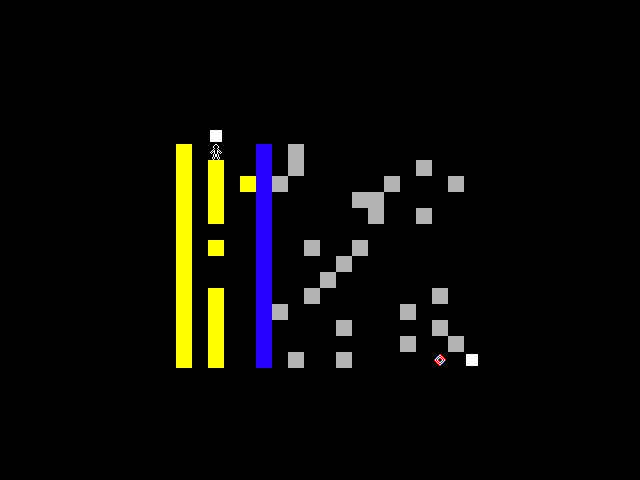

Tiled map render using the project's own tile images. Description and the map definition, with tile-layer contents summarised, below:
An orthogonal 40x30 tile map with 16x16 px tiles, 5 tile layers (tiles, pieces, pieces2, pieces3, ...) and 24 objects.

<map version="1.10" tiledversion="1.11.0" orientation="orthogonal" renderorder="right-down" width="40" height="30" tilewidth="16" tileheight="16" infinite="0" nextlayerid="8" nextobjectid="46">
 <tileset firstgid="1" name="tiles" tilewidth="16" tileheight="16" tilecount="81" columns="9">
  <image source="tiles.png" width="144" height="144" />
 </tileset>
 <layer id="1" name="tiles" width="40" height="30">
  <data>[1200 cells, 90 non-empty, 4 distinct tile ids]</data>
 </layer>
 <layer id="2" name="pieces" width="40" height="30">
  <data>[1200 cells, 49 non-empty, 5 distinct tile ids]</data>
 </layer>
 <layer id="6" name="pieces2" width="40" height="30">
  <data>[1200 cells, 0 non-empty, 0 distinct tile ids]</data>
 </layer>
 <layer id="7" name="pieces3" width="40" height="30">
  <data>[1200 cells, 0 non-empty, 0 distinct tile ids]</data>
 </layer>
 <layer id="3" name="actors" width="40" height="30">
  <data>[1200 cells, 1 non-empty, 1 distinct tile ids]</data>
 </layer>
 <objectgroup id="5" name="connectors">
  <object id="21" x="247.333" y="150.667">
   <polyline points="-61.3333,1.33333 53,-3" />
  </object>
  <object id="23" x="250.667" y="167.667">
   <polyline points="-66,2.33333 41.3333,0.333333" />
  </object>
  <object id="24" x="252.333" y="172">
   <polyline points="-36,-4.66667 174,-6.33333" />
  </object>
  <object id="25" x="248.667" y="183">
   <polyline points="-63.6667,1 35.3333,0" />
  </object>
  <object id="26" x="208" y="187.35">
   <polyline points="7.63636,0.545455 187.666,-3.03386" />
  </object>
  <object id="27" x="245.667" y="187.667">
   <polyline points="0,0 213.333,-2" />
  </object>
  <object id="28" x="248.333" y="200.667">
   <polyline points="-65.6364,-0.909091 109.667,-4" />
  </object>
  <object id="29" x="243.333" y="204">
   <polyline points="-29,-6.5 134.667,-7" />
  </object>
  <object id="30" x="249" y="214">
   <polyline points="-67,-1.33333 125.667,5.33333" />
  </object>
  <object id="31" x="245" y="218.333">
   <polyline points="-29.6667,1 181.667,-1" />
  </object>
  <object id="32" x="247.667" y="247.333">
   <polyline points="-63.6667,1.66667 63,-2.33333" />
  </object>
  <object id="33" x="251.667" y="250.667">
   <polyline points="-33.6667,0 111.333,-0.333333" />
  </object>
  <object id="34" x="248.667" y="296">
   <polyline points="-65,-1 60.6667,0" />
  </object>
  <object id="35" x="243.667" y="298.333">
   <polyline points="-28.3333,0.333333 200,-4.66667" />
  </object>
  <object id="36" x="248.667" y="313.667">
   <polyline points="-67.3333,2 35.6667,-0.333333" />
  </object>
  <object id="37" x="244.667" y="309.667">
   <polyline points="-31.3333,0.666667 165.667,3" />
  </object>
  <object id="38" x="247.667" y="326">
   <polyline points="-66.3333,0.666667 93.6667,-2" />
  </object>
  <object id="39" x="250.333" y="330.333">
   <polyline points="-33.3333,1 191,-0.666667" />
  </object>
  <object id="40" x="253.333" y="343.333">
   <polyline points="-69.4545,0.363636 155.333,2" />
  </object>
  <object id="41" x="244.667" y="341.667">
   <polyline points="-29.2727,4.90909 214,4.33333" />
  </object>
  <object id="42" x="248.667" y="360.667">
   <polyline points="-64.6667,-0.666667 93.3333,1.33333" />
  </object>
  <object id="43" x="249" y="264">
   <polyline points="-64.3333,-0.333333 97,-1.66667" />
  </object>
  <object id="44" x="248.333" y="281.667">
   <polyline points="-64.6667,-0.666667 81,-2.66667" />
  </object>
  <object id="45" x="218.667" y="357.667">
   <polyline points="0,0 78.3333,-1" />
  </object>
 </objectgroup>
</map>